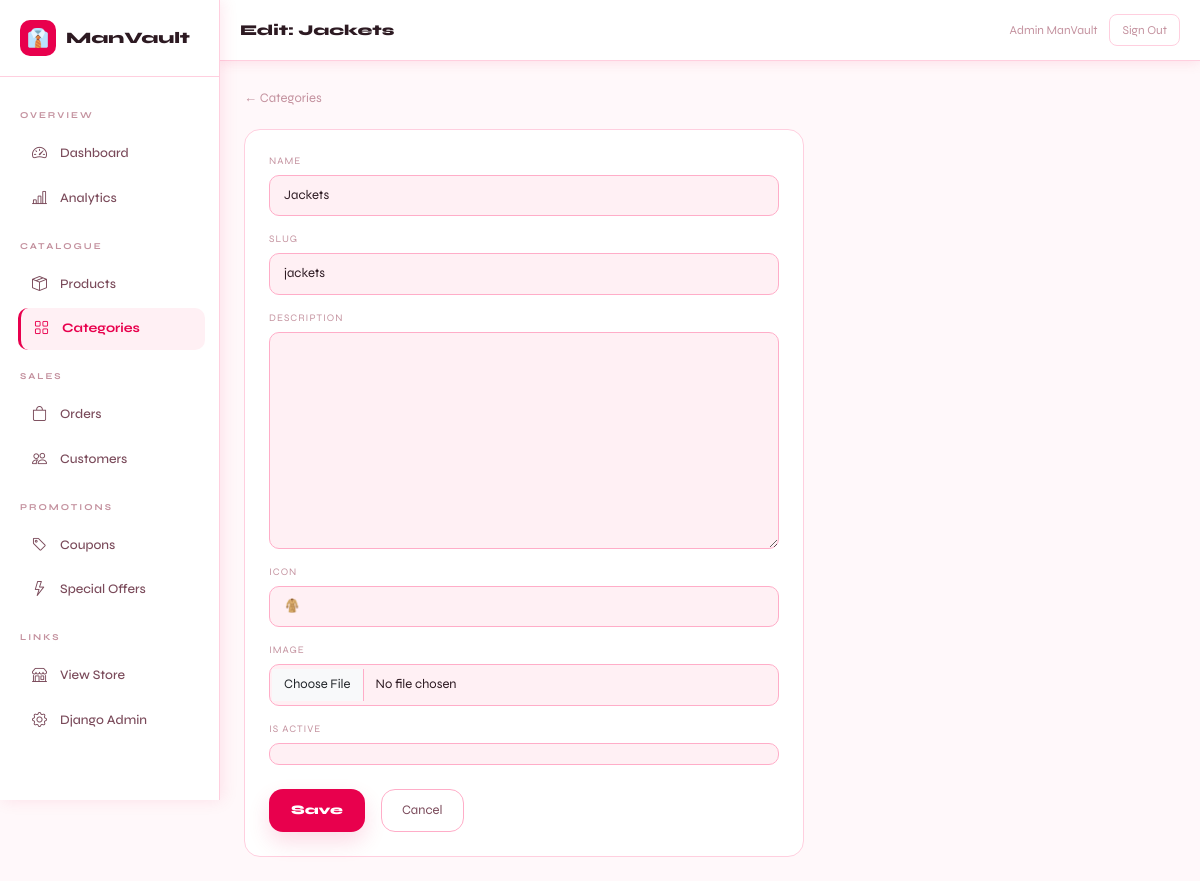
Screenshot of /dashboard/categories/2/edit/ (signed in) with the database file from the repository.
### store/models.py (models this page shows, shortened)
class Category(models.Model):
    name = models.CharField(max_length=100)
    slug = models.SlugField(unique=True)
    description = models.TextField(blank=True)
    image = models.ImageField(upload_to='categories/', blank=True, null=True)
    icon = models.CharField(max_length=10, default='👕')
    is_active = models.BooleanField(default=True)
    created_at = models.DateTimeField(auto_now_add=True)
    class Meta:
        verbose_name_plural = 'Categories'
        ordering = ['name']

### accounts/models.py (models this page shows, shortened)
class User(AbstractUser):
    phone = models.CharField(max_length=15, blank=True)
    avatar = models.ImageField(upload_to='avatars/', blank=True, null=True)
    date_of_birth = models.DateField(blank=True, null=True)
    gender = models.CharField(max_length=10, choices=[('M','Male'),('F','Female'),('O','Other')], blank=True)
    email_verified = models.BooleanField(default=False)
    is_google_account = models.BooleanField(default=False)
    loyalty_points = models.PositiveIntegerField(default=0)

### dashboard/views.py (the view)
# urls.py: path('categories/<int:pk>/edit/', views.category_form, name='category_edit'),
@staff_member_required
def category_form(request, pk=None):
    from .forms import CategoryForm
    cat = get_object_or_404(Category, pk=pk) if pk else None
    form = CategoryForm(request.POST or None, request.FILES or None, instance=cat)
    if form.is_valid():
        form.save(); messages.success(request, 'Category saved!')
        return redirect('dashboard:categories')
    return render(request, 'dashboard/categories/form.html', {'form': form, 'cat': cat})

### dashboard/forms.py
class CategoryForm(forms.ModelForm):
    class Meta:
        model = Category
        fields = ['name','slug','description','icon','image','is_active']
    def __init__(self, *args, **kwargs):
        super().__init__(*args, **kwargs)
        for f in self.fields.values():
            if hasattr(f.widget, 'attrs'): f.widget.attrs.update(STYLE)

### store/context_processors.py (called while the page is built)
def cart_processor(request):
    cart_count = 0
    try:
        if request.user.is_authenticated:
            cart = Cart.objects.filter(user=request.user).first()
        else:
            sk = request.session.session_key
            cart = Cart.objects.filter(session_key=sk, user=None).first() if sk else None
        if cart: cart_count = cart.item_count
    except: pass
    return {'cart_count': cart_count}

def wishlist_processor(request):
    wishlist_count = 0
    try:
        if request.user.is_authenticated:
            wl = Wishlist.objects.filter(user=request.user).first()
            if wl: wishlist_count = wl.products.count()
    except: pass
    return {'wishlist_count': wishlist_count}

def common_processor(request):
    cats_for_nav = []
    notif_count = 0
    try:
        cats_for_nav = Category.objects.filter(is_active=True)[:8]
        if request.user.is_authenticated:
            notif_count = request.user.notifications.filter(is_read=False).count()
    except: pass
    return {'cats_for_nav': cats_for_nav, 'notif_count': notif_count}

### store/models.py (called while the page is built)
    @property
    def item_count(self):
        return sum(item.quantity for item in self.items.all())

### templates/dashboard/categories/form.html (shortened to what this page needs)
{% extends 'dashboard/base.html' %}{% block title %}{% if cat %}Edit Category{% else %}New Category{% endif %}{% endblock %}{% block page_title %}{% if cat %}Edit: {{ cat.name }}{% else %}New Category{% endif %}{% endblock %}
{% block content %}<div style="max-width:560px">
<a href="{% url 'dashboard:categories' %}" style="font-size:13px;color:var(--tx3);display:inline-flex;gap:6px;margin-bottom:20px">← Categories</a>
{% if confirm_delete %}
<div class="stat-card p-5 text-center"><div style="font-size:48px;margin-bottom:12px">🗑️</div><h3>Delete "{{ cat.name }}"?</h3>
<form method="POST" class="d-flex gap-3 justify-content-center mt-4">{% csrf_token %}<button type="submit" class="mv-btn-danger">Delete</button><a href="{% url 'dashboard:categories' %}" class="mv-btn-outline">Cancel</a></form></div>
{% else %}
<div class="stat-card p-4">
  <form method="POST" enctype="multipart/form-data">{% csrf_token %}
    <div class="row g-3">
      {% for field in form %}
      <div class="col-12"><label style="font-size:10px;color:var(--tx3);letter-spacing:1px;text-transform:uppercase;display:block;margin-bottom:6px">{{ field.label }}</label>{{ field }}</div>
      {% endfor %}
    </div>
    <div class="d-flex gap-3 mt-4"><button type="submit" class="mv-btn">Save</button><a href="{% url 'dashboard:categories' %}" class="mv-btn-outline">Cancel</a></div>
  </form>
</div>
{% endif %}
</div>{% endblock %}

### templates/dashboard/base.html (shortened to what this page needs)
<!DOCTYPE html>
<html lang="en">
<head>
<link href="https://cdn.jsdelivr.net/npm/bootstrap@5.3.0/dist/css/bootstrap.min.css" rel="stylesheet"/>
<link href="https://cdn.jsdelivr.net/npm/bootstrap-icons@1.11.0/font/bootstrap-icons.css" rel="stylesheet"/>
</head>
<body>
<div class="sidebar">
  <div class="sidebar-logo">
    <div class="icon">👔</div>
    <span>ManVault</span>
  </div>
  <div style="padding:12px 8px;flex:1">
    <div class="sidebar-section">Overview</div>
    <a href="{% url 'dashboard:home' %}" class="{% if request.resolver_match.url_name == 'home' %}active{% endif %}">
      <i class="bi bi-speedometer2"></i> Dashboard
    </a>
    <a href="{% url 'dashboard:analytics' %}" class="{% if request.resolver_match.url_name == 'analytics' %}active{% endif %}">
      <i class="bi bi-bar-chart-line"></i> Analytics
    </a>
    <div class="sidebar-section">Catalogue</div>
    <a href="{% url 'dashboard:products' %}" class="{% if 'product' in request.resolver_match.url_name %}active{% endif %}">
      <i class="bi bi-box-seam"></i> Products
    </a>
    <a href="{% url 'dashboard:categories' %}" class="{% if 'categor' in request.resolver_match.url_name %}active{% endif %}">
      <i class="bi bi-grid"></i> Categories
    </a>
    <div class="sidebar-section">Sales</div>
    <a href="{% url 'dashboard:orders' %}" class="{% if 'order' in request.resolver_match.url_name %}active{% endif %}">
      <i class="bi bi-bag"></i> Orders
    </a>
    <a href="{% url 'dashboard:customers' %}" class="{% if 'customer' in request.resolver_match.url_name %}active{% endif %}">
      <i class="bi bi-people"></i> Customers
    </a>
    <div class="sidebar-section">Promotions</div>
    <a href="{% url 'dashboard:coupons' %}" class="{% if 'coupon' in request.resolver_match.url_name %}active{% endif %}">
      <i class="bi bi-tag"></i> Coupons
    </a>
    <a href="{% url 'dashboard:offers' %}" class="{% if 'offer' in request.resolver_match.url_name %}active{% endif %}">
      <i class="bi bi-lightning"></i> Special Offers
    </a>
    <div class="sidebar-section">Links</div>
    <a href="{% url 'store:home' %}" target="_blank"><i class="bi bi-shop"></i> View Store</a>
    <a href="/admin/"><i class="bi bi-gear"></i> Django Admin</a>
  </div>
</div>
<div class="main">
  <div class="top-bar">
    <div class="top-bar-title">{% block page_title %}Dashboard{% endblock %}</div>
    <div style="display:flex;align-items:center;gap:12px">
      <div style="font-size:12px;color:var(--tx3)">{{ request.user.get_full_name|default:request.user.username }}</div>
      <a href="{% url 'accounts:logout' %}"
         style="font-size:12px;color:var(--tx3);border:1.5px solid var(--brd2);
                border-radius:8px;padding:6px 12px;transition:all .2s"
         onmouseover="this.style.borderColor='var(--acc)';this.style.color='var(--acc)'"
         onmouseout="this.style.borderColor='var(--brd2)';this.style.color='var(--tx3)'">
        Sign Out
      </a>
    </div>
  </div>
  <div class="content">
    {% block content %}{% endblock %}
  </div>
</div>
</body>
</html>

### templates/dashboard/base.html (style rules this page uses)
:root { --acc:#E8004D; --acc2:#FF2D6B; --acctx:#fff; --bg:#FFF8FA; --bg2:#FFFFFF; --bg3:#FFF0F4; --brd:#FFADC8; --brd2:#FFCFDF; --tx:#2D1A22; --tx2:#7A4A5A; --tx3:#C4929F; --shadow:rgba(232,0,77,.10); }
* { box-sizing:border-box;margin:0;padding:0 }
body { font-family:'Syne',sans-serif;background:var(--bg);color:var(--tx);display:flex;min-height:100vh }
a { color:inherit;text-decoration:none }
.sidebar { width:240px;background:var(--bg2);border-right:1.5px solid var(--brd2); display:flex;flex-direction:column;position:fixed;height:100vh; overflow-y:auto;z-index:100;box-shadow:2px 0 16px var(--shadow); }
.sidebar-logo { padding:20px;border-bottom:1.5px solid var(--brd2); display:flex;align-items:center;gap:10px; }
.sidebar-logo .icon { width:36px;height:36px;background:var(--acc);border-radius:10px; display:flex;align-items:center;justify-content:center;font-size:18px;color:#fff; }
.sidebar-logo span { font-size:16px;font-weight:800;color:var(--tx) }
.sidebar-section { padding:8px 12px;font-size:9px;letter-spacing:2px;text-transform:uppercase; color:var(--tx3);margin-top:12px;font-weight:700; }
.sidebar a { display:flex;align-items:center;gap:10px;padding:10px 16px; margin:2px 8px;border-radius:10px;font-size:13px;color:var(--tx2); transition:all .15s;font-weight:500; }
.sidebar a:hover,.sidebar a.active { background:var(--bg3);color:var(--acc);transform:translateX(2px); }
.sidebar a.active { font-weight:700;border-left:3px solid var(--acc);padding-left:13px }
.sidebar a i { font-size:15px;width:18px }
.main { margin-left:240px;flex:1;min-height:100vh;display:flex;flex-direction:column }
.top-bar { background:var(--bg2);border-bottom:1.5px solid var(--brd2); padding:14px 28px;display:flex;align-items:center;justify-content:space-between; position:sticky;top:0;z-index:50;box-shadow:0 2px 12px var(--shadow); }
.top-bar-title { font-size:15px;font-weight:800;color:var(--tx) }
.content { padding:28px;flex:1 }
.mv-input { background:var(--bg3)!important;border:1.5px solid var(--brd)!important; border-radius:10px!important;padding:10px 14px!important; color:var(--tx)!important;font-size:13px!important; width:100%;outline:none;transition:all .2s!important; }
.mv-input::placeholder { color:var(--tx3)!important }
.mv-btn { background:var(--acc);color:var(--acctx);border:none;border-radius:14px; padding:12px 22px;font-weight:800;cursor:pointer;font-size:13px; display:inline-flex;align-items:center;gap:8px;transition:transform .18s,box-shadow .18s,background .18s; box-shadow:0 10px 22px rgba(232,0,77,.14); }
.mv-btn-outline { background:transparent;color:var(--tx2);border:1.5px solid var(--brd); border-radius:14px;padding:10px 20px;font-size:13px;cursor:pointer; display:inline-flex;align-items:center;gap:8px;transition:all .2s; }
.stat-card { background:var(--bg2);border:1.5px solid var(--brd2);border-radius:16px;padding:20px; transition:box-shadow .2s; }
@media (max-width:1200px) { .sidebar { width:220px } }
@media (max-width:1200px) { .main { margin-left:220px } }
@media (max-width:1200px) { .top-bar { padding:14px 20px } }
@media (max-width:1200px) { .content { padding:24px } }

### rows the page displays
Category: name "Jackets", form "Jackets" "jackets" "🧥" "☑"
User: user.get_full_name "Admin ManVault"

### other values shown
{{ field.label }} "NAME" "SLUG" "DESCRIPTION" "ICON" "IMAGE" "IS ACTIVE"
